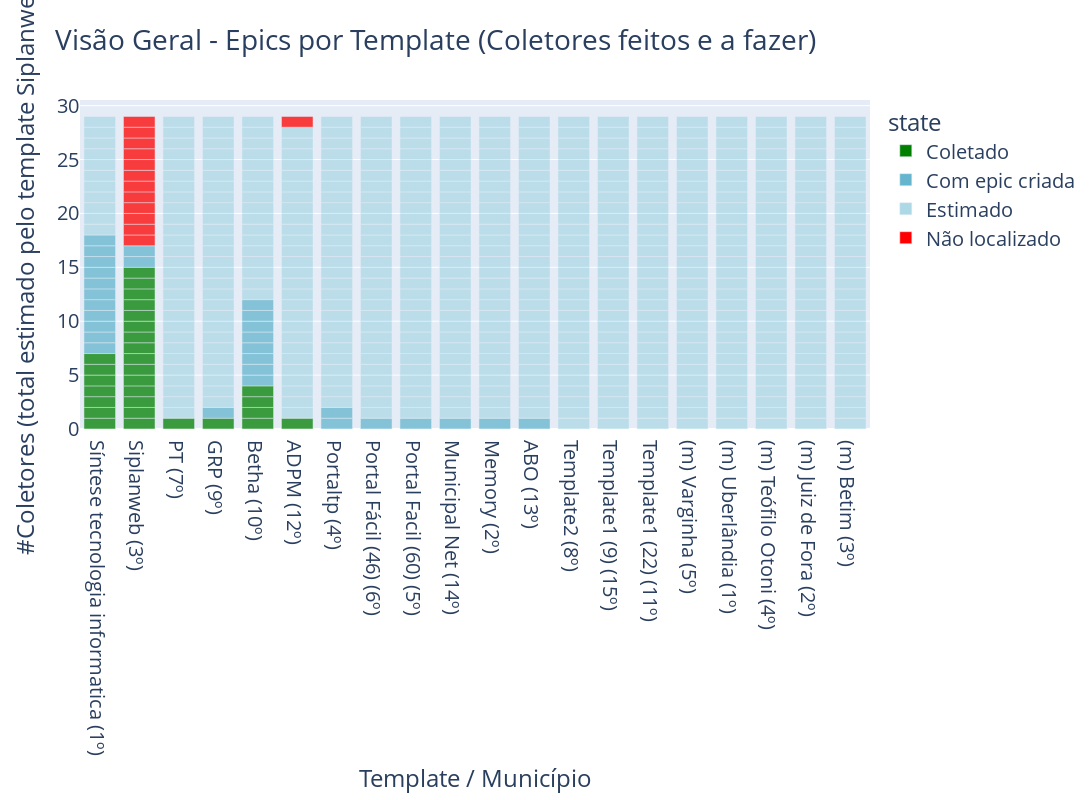

Write notebook code for a chart like this one.
### Markdown cell above
## Coleta: Epics por Template

### Code cell
import plotly
import plotly.graph_objects as go 
import plotly.figure_factory as ff
import plotly.express as px

def plot_status_epics(df, top_templates_df, title='Visão Geral - Epics por Template (Coletores feitos e a fazer)'):
       
    count_col = 'aux'
    state_col = 'state'
    total = 29  # reference: Siplanweb    
    
    # Pre-process dataframes
    top_templates_df = top_templates_df[top_templates_df['rank'] <= 15]
    df = top_templates_df.merge(df, how='left').fillna({state_col:'Estimado', count_col:1})     
    templates = df['template'].dropna().unique()
    
    # Fill missing (estimated) epics in df
    for template in templates:        
        created =  df.groupby('template').count()[state_col][template]
        missing = total - created                
        rank = df[df.template == template]['rank'].values[0]        
        
        for i in range(missing):            
            df = df.append({'template':template, state_col:'Estimado', 'rank':rank,count_col:1}, ignore_index=True)    

    # Add a better name for x values
    x = "template_rank"
    df[x] = df["template"] + " (" + df["rank"].astype(str) + "º)"
    df = df.sort_values(by=[state_col, x], ascending=[True, False])
    
    # Plot
    fig = px.bar(
        df, y=count_col, x=x, color=state_col, height=800, width=1600, title=title,
        color_discrete_map = {"Coletado":"green", "Com epic criada":"#64b5cd", 'Estimado':'lightblue', "Não localizado":"red"}, 
        labels = {count_col:"#Coletores (total estimado pelo template Siplanweb)", x:"Template / Município"}, opacity=0.75 )    
    
    fig.update_layout(font=dict(size=20))    
    
    return fig


epics_df = pd.read_csv("data/epics.csv")
top_templates_df = pd.read_csv("data/top_templates.csv")

fig = plot_status_epics(epics_df, top_templates_df)
    
fig.write_image('./fig/status-coleta.png', scale=1)
fig

### Figure 1 — Plotly figure (JSON) as saved in the notebook; plotly's stock layout.template omitted (floating-point values rounded to 4 significant figures; data arrays with more than 128 entries replaced by an {"elided": "..."} marker saying what was removed)
{"data": [{"alignmentgroup": "True", "hovertemplate": "state=Coletado<br>Template / Município=%{x}<br>#Coletores (total estimado pelo template Siplanweb)=%{y}<extra></extra>", "legendgroup": "Coletado", "marker": {"color": "green", "opacity": 0.75, "pattern": {"shape": ""}}, "name": "Coletado", "offsetgroup": "Coletado", "orientation": "v", "showlegend": true, "textposition": "auto", "type": "bar", "x": ["Síntese tecnologia informatica (1º)", "Síntese tecnologia informatica (1º)", "Síntese tecnologia informatica (1º)", "Síntese tecnologia informatica (1º)", "Síntese tecnologia informatica (1º)", "Síntese tecnologia informatica (1º)", "Síntese tecnologia informatica (1º)", "Siplanweb (3º)", "Siplanweb (3º)", "Siplanweb (3º)", "Siplanweb (3º)", "Siplanweb (3º)", "Siplanweb (3º)", "Siplanweb (3º)", "Siplanweb (3º)", "Siplanweb (3º)", "Siplanweb (3º)", "Siplanweb (3º)", "Siplanweb (3º)", "Siplanweb (3º)", "Siplanweb (3º)", "Siplanweb (3º)", "PT (7º)", "GRP (9º)", "Betha (10º)", "Betha (10º)", "Betha (10º)", "Betha (10º)", "ADPM (12º)"], "xaxis": "x", "y": [1, 1, 1, 1, 1, 1, 1, 1, 1, 1, 1, 1, 1, 1, 1, 1, 1, 1, 1, 1, 1, 1, 1, 1, 1, 1, 1, 1, 1], "yaxis": "y"}, {"alignmentgroup": "True", "hovertemplate": "state=Com epic criada<br>Template / Município=%{x}<br>#Coletores (total estimado pelo template Siplanweb)=%{y}<extra></extra>", "legendgroup": "Com epic criada", "marker": {"color": "#64b5cd", "opacity": 0.75, "pattern": {"shape": ""}}, "name": "Com epic criada", "offsetgroup": "Com epic criada", "orientation": "v", "showlegend": true, "textposition": "auto", "type": "bar", "x": ["Síntese tecnologia informatica (1º)", "Síntese tecnologia informatica (1º)", "Síntese tecnologia informatica (1º)", "Síntese tecnologia informatica (1º)", "Síntese tecnologia informatica (1º)", "Síntese tecnologia informatica (1º)", "Síntese tecnologia informatica (1º)", "Síntese tecnologia informatica (1º)", "Síntese tecnologia informatica (1º)", "Síntese tecnologia informatica (1º)", "Síntese tecnologia informatica (1º)", "Siplanweb (3º)", "Siplanweb (3º)", "Portaltp (4º)", "Portaltp (4º)", "Portal Fácil (46) (6º)", "Portal Facil (60) (5º)", "Municipal Net (14º)", "Memory (2º)", "GRP (9º)", "Betha (10º)", "Betha (10º)", "Betha (10º)", "Betha (10º)", "Betha (10º)", "Betha (10º)", "Betha (10º)", "Betha (10º)", "ABO (13º)"], "xaxis": "x", "y": [1, 1, 1, 1, 1, 1, 1, 1, 1, 1, 1, 1, 1, 1, 1, 1, 1, 1, 1, 1, 1, 1, 1, 1, 1, 1, 1, 1, 1], "yaxis": "y"}, {"alignmentgroup": "True", "hovertemplate": "state=Estimado<br>Template / Município=%{x}<br>#Coletores (total estimado pelo template Siplanweb)=%{y}<extra></extra>", "legendgroup": "Estimado", "marker": {"color": "lightblue", "opacity": 0.75, "pattern": {"shape": ""}}, "name": "Estimado", "offsetgroup": "Estimado", "orientation": "v", "showlegend": true, "textposition": "auto", "type": "bar", "x": {"elided": "509 str values"}, "xaxis": "x", "y": {"elided": "509 int values"}, "yaxis": "y"}, {"alignmentgroup": "True", "hovertemplate": "state=Não localizado<br>Template / Município=%{x}<br>#Coletores (total estimado pelo template Siplanweb)=%{y}<extra></extra>", "legendgroup": "Não localizado", "marker": {"color": "red", "opacity": 0.75, "pattern": {"shape": ""}}, "name": "Não localizado", "offsetgroup": "Não localizado", "orientation": "v", "showlegend": true, "textposition": "auto", "type": "bar", "x": ["Siplanweb (3º)", "Siplanweb (3º)", "Siplanweb (3º)", "Siplanweb (3º)", "Siplanweb (3º)", "Siplanweb (3º)", "Siplanweb (3º)", "Siplanweb (3º)", "Siplanweb (3º)", "Siplanweb (3º)", "Siplanweb (3º)", "Siplanweb (3º)", "ADPM (12º)"], "xaxis": "x", "y": [1, 1, 1, 1, 1, 1, 1, 1, 1, 1, 1, 1, 1], "yaxis": "y"}], "layout": {"barmode": "relative", "font": {"size": 20}, "height": 800, "legend": {"title": {"text": "state"}, "tracegroupgap": 0}, "title": {"text": "Visão Geral - Epics por Template (Coletores feitos e a fazer)"}, "width": 1600, "xaxis": {"anchor": "y", "autorange": true, "domain": [0, 1], "range": [-0.5, 19.5], "title": {"text": "Template / Município"}, "type": "category"}, "yaxis": {"anchor": "x", "autorange": true, "domain": [0, 1], "range": [0, 30.53], "title": {"text": "#Coletores (total estimado pelo template Siplanweb)"}, "type": "linear"}}}
